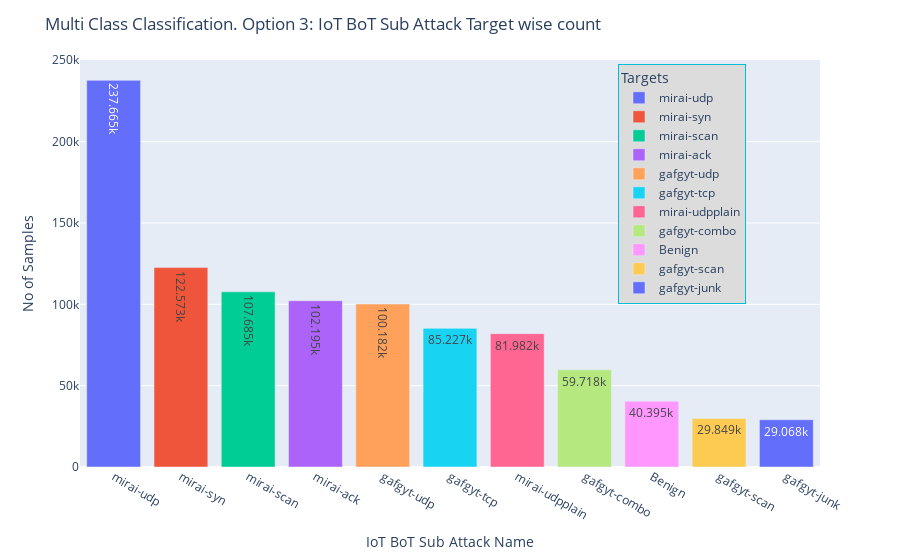

Source (notebook cell):
### Code cell
display_bar_chart(sub_attack_target_counts, sub_attack_target_counts.index, sub_attack_target_counts.values, 
    "Multi Class Classification. Option 3: IoT BoT Sub Attack Target wise count", 
    "IoT BoT Sub Attack Name", "No of Samples", 
    legend_position_dict=legend_position_dict)

### Figure 1 — Plotly figure (JSON) as saved in the notebook; plotly's stock layout.template omitted (floating-point values rounded to 4 significant figures)
{"data": [{"alignmentgroup": "True", "hovertemplate": "target=%{x}<br>y=%{y}<extra></extra>", "legendgroup": "mirai-udp", "marker": {"color": "#636efa", "pattern": {"shape": ""}}, "name": "mirai-udp", "offsetgroup": "mirai-udp", "orientation": "v", "showlegend": true, "textposition": "auto", "texttemplate": "%{y}", "type": "bar", "x": ["mirai-udp"], "xaxis": "x", "y": [237665], "yaxis": "y"}, {"alignmentgroup": "True", "hovertemplate": "target=%{x}<br>y=%{y}<extra></extra>", "legendgroup": "mirai-syn", "marker": {"color": "#EF553B", "pattern": {"shape": ""}}, "name": "mirai-syn", "offsetgroup": "mirai-syn", "orientation": "v", "showlegend": true, "textposition": "auto", "texttemplate": "%{y}", "type": "bar", "x": ["mirai-syn"], "xaxis": "x", "y": [122573], "yaxis": "y"}, {"alignmentgroup": "True", "hovertemplate": "target=%{x}<br>y=%{y}<extra></extra>", "legendgroup": "mirai-scan", "marker": {"color": "#00cc96", "pattern": {"shape": ""}}, "name": "mirai-scan", "offsetgroup": "mirai-scan", "orientation": "v", "showlegend": true, "textposition": "auto", "texttemplate": "%{y}", "type": "bar", "x": ["mirai-scan"], "xaxis": "x", "y": [107685], "yaxis": "y"}, {"alignmentgroup": "True", "hovertemplate": "target=%{x}<br>y=%{y}<extra></extra>", "legendgroup": "mirai-ack", "marker": {"color": "#ab63fa", "pattern": {"shape": ""}}, "name": "mirai-ack", "offsetgroup": "mirai-ack", "orientation": "v", "showlegend": true, "textposition": "auto", "texttemplate": "%{y}", "type": "bar", "x": ["mirai-ack"], "xaxis": "x", "y": [102195], "yaxis": "y"}, {"alignmentgroup": "True", "hovertemplate": "target=%{x}<br>y=%{y}<extra></extra>", "legendgroup": "gafgyt-udp", "marker": {"color": "#FFA15A", "pattern": {"shape": ""}}, "name": "gafgyt-udp", "offsetgroup": "gafgyt-udp", "orientation": "v", "showlegend": true, "textposition": "auto", "texttemplate": "%{y}", "type": "bar", "x": ["gafgyt-udp"], "xaxis": "x", "y": [100182], "yaxis": "y"}, {"alignmentgroup": "True", "hovertemplate": "target=%{x}<br>y=%{y}<extra></extra>", "legendgroup": "gafgyt-tcp", "marker": {"color": "#19d3f3", "pattern": {"shape": ""}}, "name": "gafgyt-tcp", "offsetgroup": "gafgyt-tcp", "orientation": "v", "showlegend": true, "textposition": "auto", "texttemplate": "%{y}", "type": "bar", "x": ["gafgyt-tcp"], "xaxis": "x", "y": [85227], "yaxis": "y"}, {"alignmentgroup": "True", "hovertemplate": "target=%{x}<br>y=%{y}<extra></extra>", "legendgroup": "mirai-udpplain", "marker": {"color": "#FF6692", "pattern": {"shape": ""}}, "name": "mirai-udpplain", "offsetgroup": "mirai-udpplain", "orientation": "v", "showlegend": true, "textposition": "auto", "texttemplate": "%{y}", "type": "bar", "x": ["mirai-udpplain"], "xaxis": "x", "y": [81982], "yaxis": "y"}, {"alignmentgroup": "True", "hovertemplate": "target=%{x}<br>y=%{y}<extra></extra>", "legendgroup": "gafgyt-combo", "marker": {"color": "#B6E880", "pattern": {"shape": ""}}, "name": "gafgyt-combo", "offsetgroup": "gafgyt-combo", "orientation": "v", "showlegend": true, "textposition": "auto", "texttemplate": "%{y}", "type": "bar", "x": ["gafgyt-combo"], "xaxis": "x", "y": [59718], "yaxis": "y"}, {"alignmentgroup": "True", "hovertemplate": "target=%{x}<br>y=%{y}<extra></extra>", "legendgroup": "Benign", "marker": {"color": "#FF97FF", "pattern": {"shape": ""}}, "name": "Benign", "offsetgroup": "Benign", "orientation": "v", "showlegend": true, "textposition": "auto", "texttemplate": "%{y}", "type": "bar", "x": ["Benign"], "xaxis": "x", "y": [40395], "yaxis": "y"}, {"alignmentgroup": "True", "hovertemplate": "target=%{x}<br>y=%{y}<extra></extra>", "legendgroup": "gafgyt-scan", "marker": {"color": "#FECB52", "pattern": {"shape": ""}}, "name": "gafgyt-scan", "offsetgroup": "gafgyt-scan", "orientation": "v", "showlegend": true, "textposition": "auto", "texttemplate": "%{y}", "type": "bar", "x": ["gafgyt-scan"], "xaxis": "x", "y": [29849], "yaxis": "y"}, {"alignmentgroup": "True", "hovertemplate": "target=%{x}<br>y=%{y}<extra></extra>", "legendgroup": "gafgyt-junk", "marker": {"color": "#636efa", "pattern": {"shape": ""}}, "name": "gafgyt-junk", "offsetgroup": "gafgyt-junk", "orientation": "v", "showlegend": true, "textposition": "auto", "texttemplate": "%{y}", "type": "bar", "x": ["gafgyt-junk"], "xaxis": "x", "y": [29068], "yaxis": "y"}], "layout": {"barmode": "relative", "legend": {"bgcolor": "#dcdcdc", "bordercolor": "#00BCD4", "borderwidth": 1, "orientation": "v", "title": {"text": "Targets"}, "tracegroupgap": 0, "x": 0.9, "xanchor": "right", "y": 0.99, "yanchor": "top"}, "margin": {"t": 60}, "title": {"text": "Multi Class Classification. Option 3: IoT BoT Sub Attack Target wise count"}, "xaxis": {"anchor": "y", "categoryarray": ["mirai-udp", "mirai-syn", "mirai-scan", "mirai-ack", "gafgyt-udp", "gafgyt-tcp", "mirai-udpplain", "gafgyt-combo", "Benign", "gafgyt-scan", "gafgyt-junk"], "categoryorder": "array", "domain": [0, 1], "title": {"text": "IoT BoT Sub Attack Name"}}, "yaxis": {"anchor": "x", "domain": [0, 1], "title": {"text": "No of Samples"}}}}
